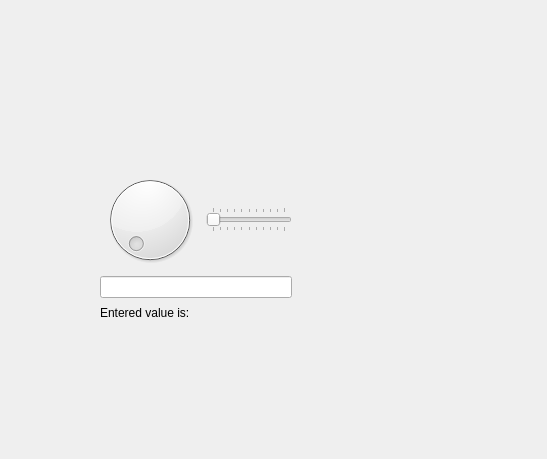
<?xml version="1.0" encoding="UTF-8"?>
<ui version="4.0">
 <class>Widget</class>
 <widget class="QWidget" name="Widget">
  <property name="geometry">
   <rect>
    <x>0</x>
    <y>0</y>
    <width>547</width>
    <height>459</height>
   </rect>
  </property>
  <property name="windowTitle">
   <string>Widget</string>
  </property>
  <widget class="QLabel" name="display">
   <property name="geometry">
    <rect>
     <x>300</x>
     <y>190</y>
     <width>131</width>
     <height>21</height>
    </rect>
   </property>
   <property name="text">
    <string/>
   </property>
  </widget>
  <widget class="QWidget" name="layoutWidget">
   <property name="geometry">
    <rect>
     <x>100</x>
     <y>170</y>
     <width>192</width>
     <height>151</height>
    </rect>
   </property>
   <layout class="QGridLayout" name="gridLayout">
    <item row="0" column="0">
     <widget class="QDial" name="dial"/>
    </item>
    <item row="0" column="1">
     <widget class="QSlider" name="slider">
      <property name="minimum">
       <number>0</number>
      </property>
      <property name="maximum">
       <number>100</number>
      </property>
      <property name="orientation">
       <enum>Qt::Horizontal</enum>
      </property>
      <property name="tickPosition">
       <enum>QSlider::TicksBothSides</enum>
      </property>
     </widget>
    </item>
    <item row="1" column="0" colspan="2">
     <widget class="QLineEdit" name="lineEdit"/>
    </item>
    <item row="2" column="0">
     <widget class="QLabel" name="label">
      <property name="text">
       <string>Entered value is:</string>
      </property>
     </widget>
    </item>
    <item row="2" column="1">
     <widget class="QLabel" name="displayLabel">
      <property name="text">
       <string/>
      </property>
     </widget>
    </item>
   </layout>
  </widget>
 </widget>
 <resources/>
 <connections>
  <connection>
   <sender>lineEdit</sender>
   <signal>textChanged(QString)</signal>
   <receiver>displayLabel</receiver>
   <slot>setText(QString)</slot>
   <hints>
    <hint type="sourcelabel">
     <x>156</x>
     <y>286</y>
    </hint>
    <hint type="destinationlabel">
     <x>248</x>
     <y>311</y>
    </hint>
   </hints>
  </connection>
  <connection>
   <sender>dial</sender>
   <signal>valueChanged(int)</signal>
   <receiver>slider</receiver>
   <slot>setValue(int)</slot>
   <hints>
    <hint type="sourcelabel">
     <x>124</x>
     <y>201</y>
    </hint>
    <hint type="destinationlabel">
     <x>237</x>
     <y>215</y>
    </hint>
   </hints>
  </connection>
 </connections>
</ui>
